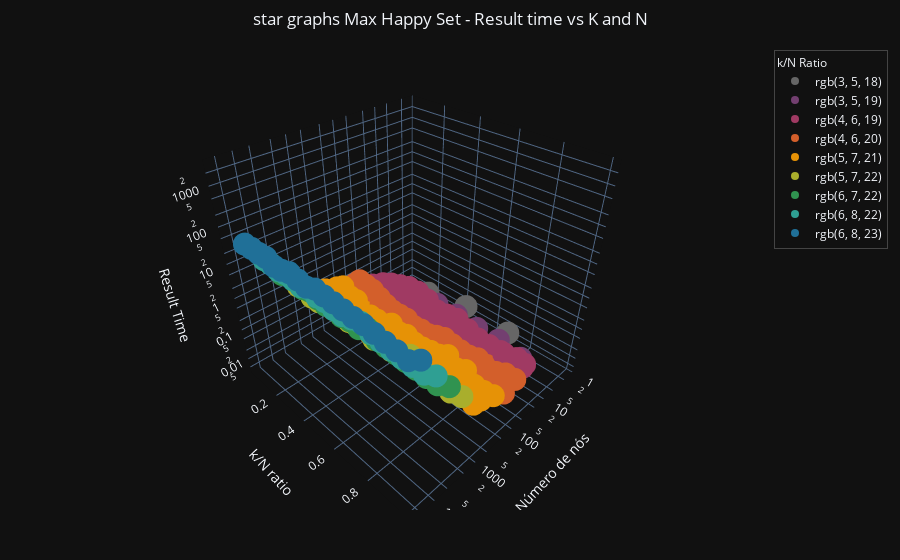
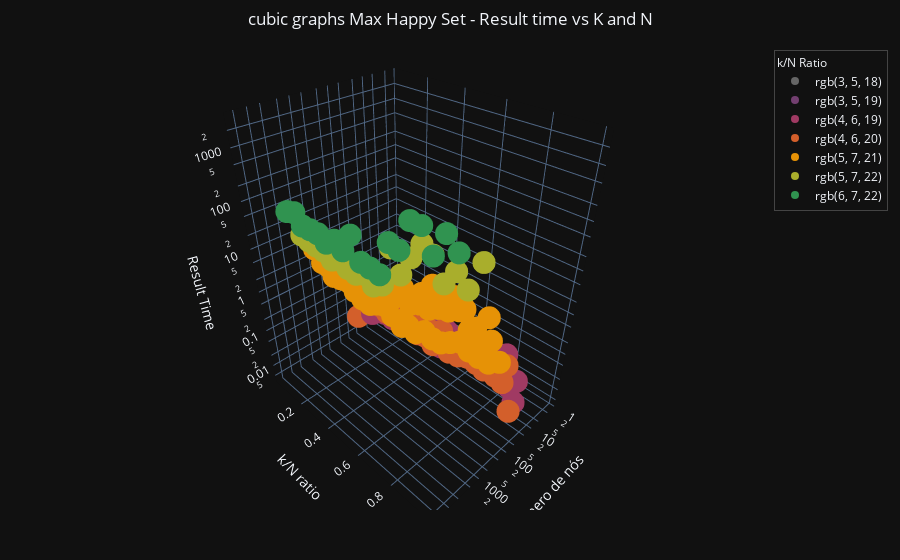
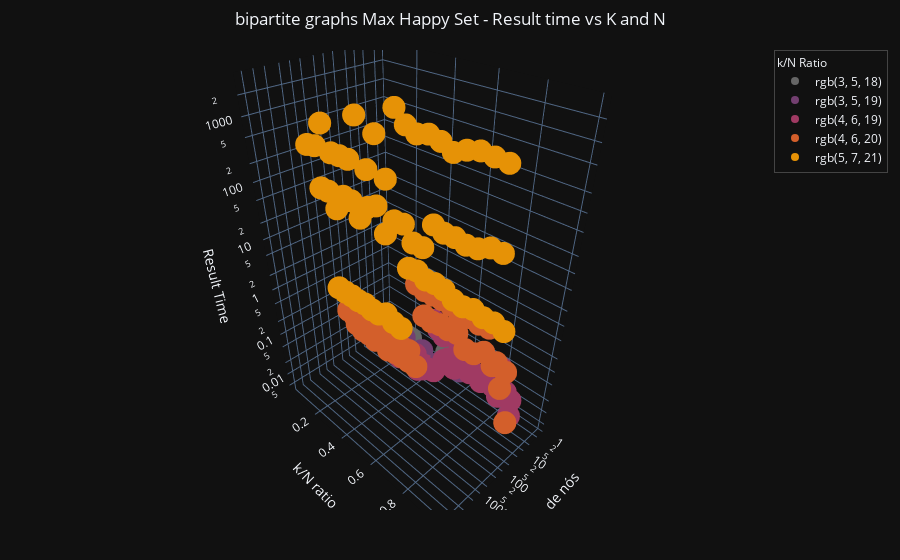
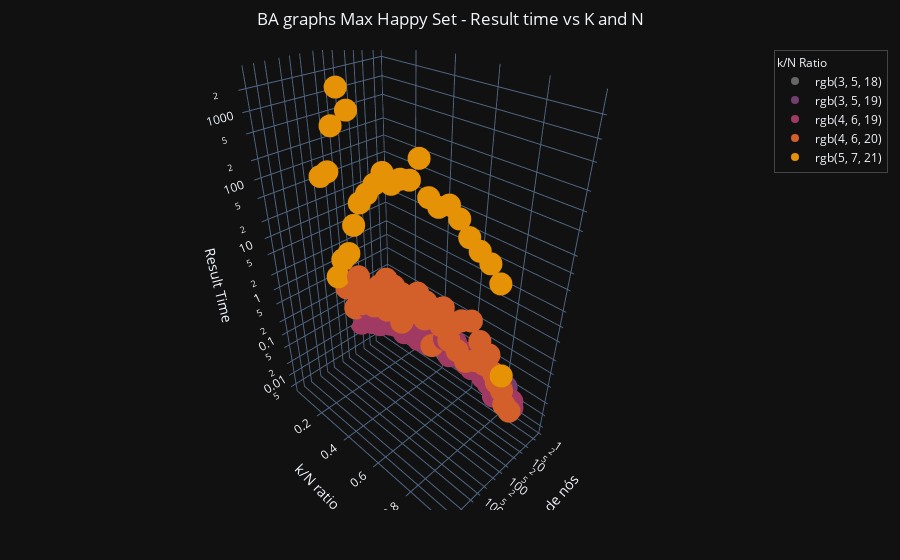

The code cell stored with these charts, in order, in its notebook:
### Markdown cell above
# Análises Gráficas

### Code cell
# GraphsResults3()
# # GraphsResults4()
# # GraphsResults4_1()
# GraphsResults5()
# GraphsResults6p7()
# GraphsResults6p7_1()
# GraphsResults6p7_2()
GraphsResults6p7_2()
# GraphsResults6p7_4('cubic')
# GraphsResults6p7_5()
